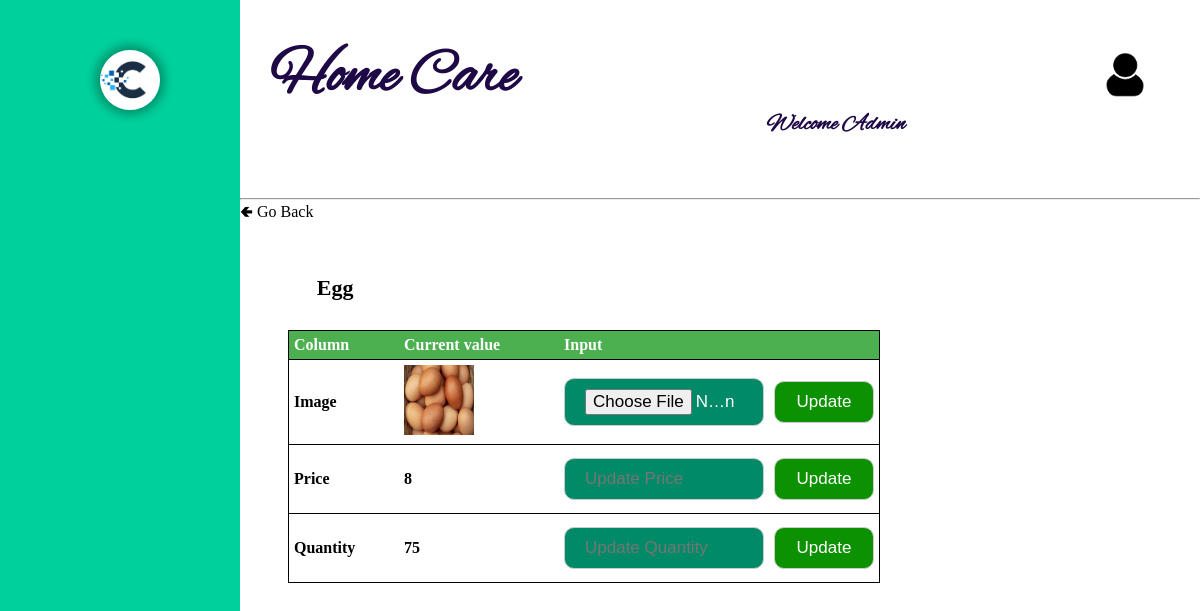
Before: /admin/EditProduct.php?dd=1 with the older database file.
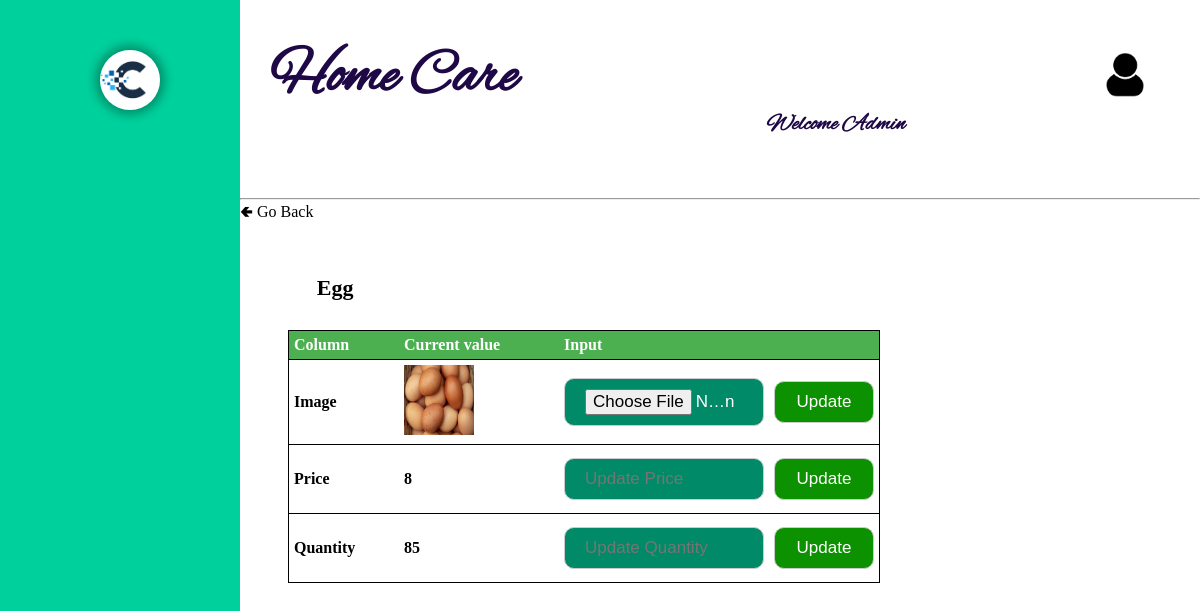
After: the same page with the newer database file.
### tables this page shows
CREATE TABLE `product` (
  `P_id` int(5) NOT NULL,
  `name` varchar(20) NOT NULL,
  `price` int(5) NOT NULL,
  `quantity` int(5) NOT NULL,
  `category` varchar(20) NOT NULL,
  `image` varchar(50) NOT NULL,
  `status` tinyint(1) NOT NULL DEFAULT 1
);

### admin/EditProduct.php (the view, shortened to what this page needs)
<!DOCTYPE html>
<html lang="en">
<head>
	<link rel="stylesheet" type="text/css" href="../css\registration.css" />
</head>
<body>
<?php require("Leftbar.php"); ?>
<div class="right_cont" style="{background-color: rgb(232, 232, 232);}">
	<?php require("Topbar.php"); ?>
		<a href="ViewProduct.php">🢀 Go Back</a></td>
		<?php
			$con=mysqli_connect("localhost","root","","care_app")or die("couldn't connect");
			$pid  = $_GET['dd'];
			$query="select * from product where P_id=$pid";
			$reslt =mysqli_query($con,$query);
			$row=mysqli_fetch_array($reslt);
			$image = $row['image'];
			$image_src = "../uploads/".$image;
		?>
		<h2><?php echo $row['name'] ?></h2>
		<table class="cart" cellpadding="5" cellspacing="10">
				<tr>
					<th style="text-align:left;" width="100px">Column</th>
					<th style="text-align:left;" width="150px">Current value</th>
					<th style="text-align:left;" width="200px">Input</th>
					<th style="text-align:left;" width="100px"></th>
				</tr>
			<form method="post" action="php/EditImage.php?dd=<?php echo $pid ?>" enctype="multipart/form-data">
				<tr>
					<td><h4><?php echo "Image" ?></h4></td>
					<td><img src='<?php echo $image_src;  ?>' width="70" height="70" ></td>
					<td><input type="FILE" name="image" required></td>
					<td><input type="submit" value="Update"></td>
				</tr>
			</form>
			<form method="post" action="php/EditPrice.php?dd=<?php echo $pid ?>">
				<tr>
					<td><h4><?php echo "Price" ?></h4></td>
					<td><h4><?php echo $row['price'] ?></h4></td>
					<td><input type="number" name="price" placeholder="Update Price" required></td>
					<td><input type="submit" value="Update"></td>
				</tr>
			</form>
			<form method="post" action="php/EditQuantity.php?dd=<?php echo $pid ?>">
				<tr>
					<td><h4><?php echo "Quantity" ?></h4></td>
					<td><h4><?php echo $row['quantity'] ?></h4></td>
					<td><input type="number" name="quantity" placeholder="Update Quantity" required></td>
					<td><input type="submit" value="Update"></td>
				</tr>
			</form>
		</table>
	</div>
</body>
</html>

Changed rows visible on the page:
changed product "Egg": quantity "75" → "85"
